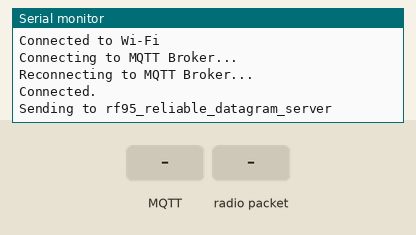
Simulated run of this sketch. Board: ESP32. Shown: the last lines printed to the serial monitor. The inputs (shaded band) are chosen by the test bench. WiFi joins after 1.5 s; servers stay silent unless stated; no radio packets arrive unless stated; no MQTT or app messages arrive unless stated; not simulated (calls return 0 or success): secrets.h; names the files do not define were given values by the test bench: MQTT_PORT = 1883.

Above: at 2.7 s.
2.8 s: MQTT message "1" arrives on the first subscribed topic
At 5.0 s:
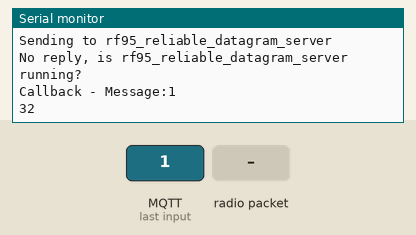
5.6 s: radio packet "1" arrives
At 6.7 s:
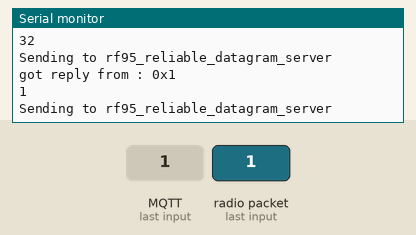
7.1 s: MQTT message "on" arrives on the first subscribed topic
At 9.3 s:
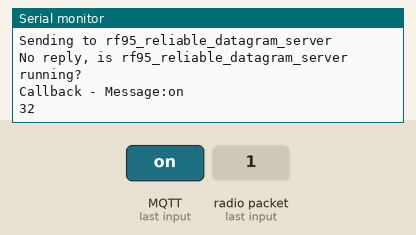
10.2 s: MQTT message "off" arrives on the first subscribed topic
At 12.7 s:
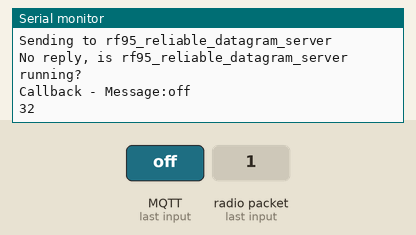

Measured:
- after the input at 2.8 s, the serial monitor: prints a new line after 1.4 s (image 1)
- after the input at 5.6 s, the serial monitor: prints a new line at once (image 2)
- after the input at 7.1 s, the serial monitor: prints a new line after 1.6 s (image 3)
- after the input at 10.2 s, the serial monitor: prints a new line after 2.1 s (image 4)

The sketch:

demo_gateway_1.ino
```cpp
/* demo_gateway_1.ino
 * Pair with demo_node_1.ino
 * Last edited: 2023-02-25
 *
 * Changelogs:
 * 1.  2023-02-21
 *   - init of this version
 * 2.  2023-02-25
 *   - rearrange code
 *
 * By: Luthfi Pratama
 */

//Importing libraries
//LORA libraries
#include <RHReliableDatagram.h>
#include <RH_RF95.h>
#include <SPI.h>
//MQTT libraries
#include <WiFi.h>
#include <PubSubClient.h>
//secret library
#include "secrets.h"

//LORA settings
#define RFM95_CS 15
#define RFM95_RST 4
#define RFM95_INT 2

#define GATEWAY_ADDRESS 10
#define RTU_ADDRESS 11

//Creating objects
// Singleton instance of the radio driver
RH_RF95 driver(RFM95_CS, RFM95_INT);
// Class to manage message delivery and receipt, using the driver declared above
RHReliableDatagram manager(driver, GATEWAY_ADDRESS);
WiFiClient wifiClient;
PubSubClient mqttClient(wifiClient);

// Network credentials
const char* ssid = WIFI_SSID;
const char* password = WIFI_PASS;

// MQTT parameters
String id = DEVICE_ID;  // Name of our device, must be unique
String topic_publish = String(TOPIC_BASE) + "pubs/" + String(DEVICE_ID);  // Topic to publish to
String topic_subscribe = String(TOPIC_BASE) + "subs/" + String(DEVICE_ID);  // Topic to subcribe to

// Radio comm variables
uint8_t data[] = "REQ_NODE11";
uint8_t buf[RH_RF95_MAX_MESSAGE_LEN];

// Misc
String dataset;

void setupMQTT(){
  mqttClient.setServer(MQTT_SERVER, MQTT_PORT);
  mqttClient.setCallback(callback);
}

void reconnect() {
  Serial.println("Connecting to MQTT Broker...");
  while (!mqttClient.connected()) {
    Serial.println("Reconnecting to MQTT Broker...");

    if (mqttClient.connect(id.c_str(), MQTT_USERNAME, MQTT_PASS)) {
      Serial.println("Connected.");
      mqttClient.subscribe(topic_subscribe.c_str());
    }
  }
}

void callback(char* topic, byte* message, unsigned int length) {
  Serial.print("Callback - ");
  Serial.print("Message:");
  String command;

  for (int i =0; i < length; i++){
    command += String((char)message[i]);
  }

  Serial.println(command);
  Serial.println(sizeof(command));
  delay(1000);
}

void setup() {
  //Serial setup
  Serial.begin(115200);
  while (!Serial) ; // Wait for serial port to be available

  //LORA setup
  pinMode(RFM95_RST, OUTPUT);
  digitalWrite(RFM95_RST, HIGH);

  // manual reset
  digitalWrite(RFM95_RST, LOW);  delay(10);
  digitalWrite(RFM95_RST, HIGH); delay(10);

  if (!manager.init()) Serial.println("init failed");

  driver.setFrequency(440.0);
  driver.setTxPower(18, false);

  //MQTT setup
  WiFi.begin(WIFI_SSID, WIFI_PASS);
  while (WiFi.status() != WL_CONNECTED) {
    delay(500);
    Serial.print(".");
  }
  Serial.println("\nConnected to Wi-Fi");

  setupMQTT();
}

void loop() {
  if (!mqttClient.connected()) reconnect();
  mqttClient.loop();

  Serial.println("Sending to rf95_reliable_datagram_server");

  // Send a message to manager_server
  if (manager.sendtoWait(data, sizeof(data), RTU_ADDRESS)){
    // Now wait for a reply from the server
    uint8_t len = sizeof(buf);
    uint8_t from;
    if (manager.recvfromAckTimeout(buf, &len, 2000, &from)){
      Serial.print("got reply from : 0x");
      Serial.println(from, HEX);
      dataset = (char *) buf;

      Serial.println(dataset);
      mqttClient.publish(topic_publish.c_str(), dataset.c_str());
    } else {
      Serial.println("No reply, is rf95_reliable_datagram_server running?");
    }
  } else Serial.println("sendtoWait failed");
  delay(500);
}
```
